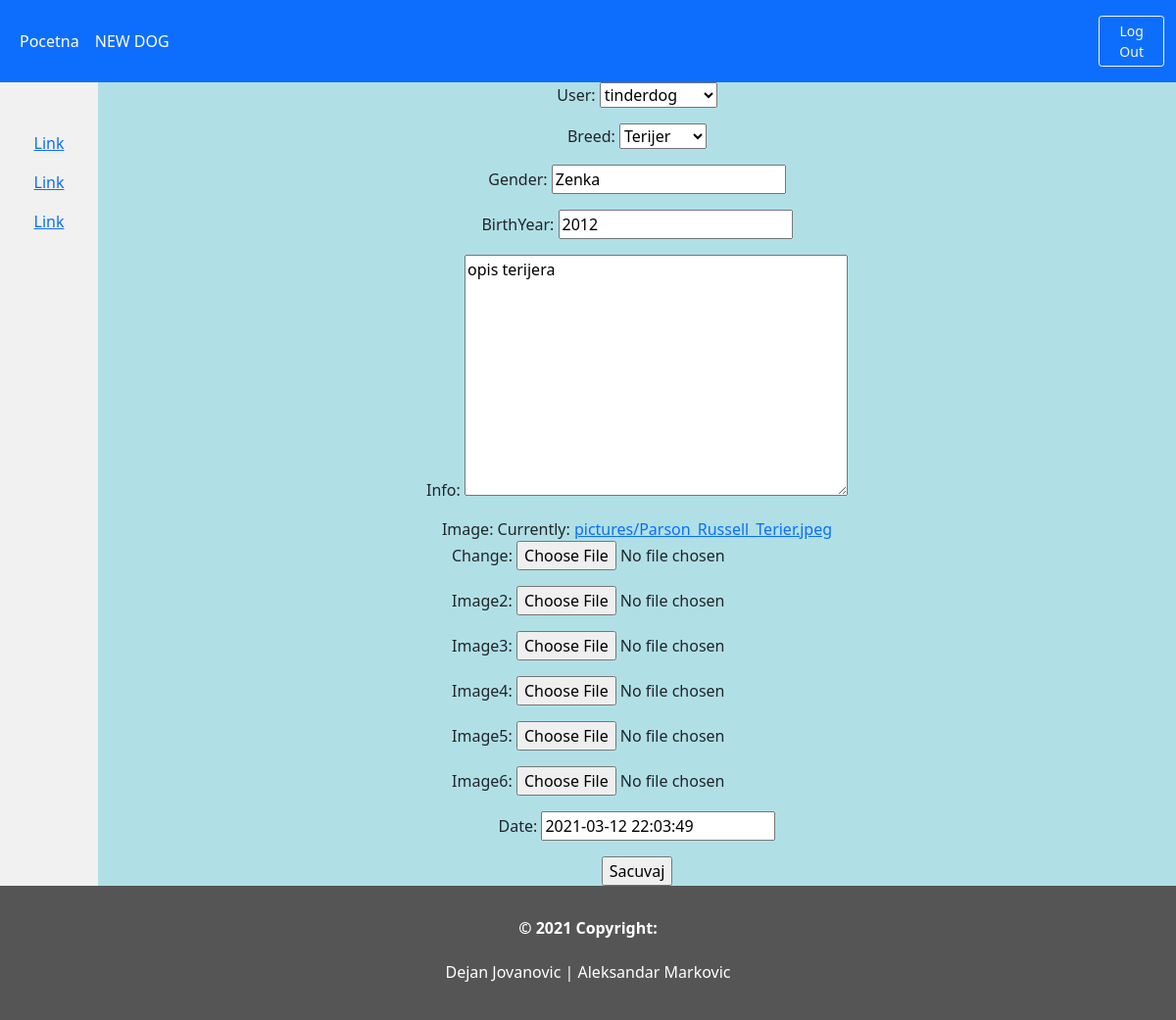
The page /3/edit/ (signed in) on the database its author committed.
### tinder_app/models.py (models this page shows, shortened)
class Dog(models.Model):
	user = models.ForeignKey(User, on_delete=models.CASCADE)
	breed = models.ForeignKey('DogBreed', on_delete=models.CASCADE)
	gender = models.CharField(max_length=10)
	birthYear = models.CharField(max_length=15)
	info = models.TextField(max_length=1000)
	image = ResizedImageField(size=[320,240], quality=100, upload_to='pictures', null=True, blank=False)
	image2 = ResizedImageField(size=[320,240], quality=100, upload_to='pictures', null=True, blank=True)
	image3 = ResizedImageField(size=[320,240], quality=100, upload_to='pictures', null=True, blank=True)
	image4 = ResizedImageField(size=[320,240], quality=100, upload_to='pictures', null=True, blank=True)
	image5 = ResizedImageField(size=[320,240], quality=100, upload_to='pictures', null=True, blank=True)
	image6 = ResizedImageField(size=[320,240], quality=100, upload_to='pictures', null=True, blank=True)
	date = models.DateTimeField(default=datetime.now, blank=True)
	class Meta:
		ordering = ['-date']

class DogBreed(models.Model):
	breed = models.CharField(max_length=50)
	def __str__(self):
		return self.breed

### tinder_app/views.py (the view)
# urls.py: path('<pk>/edit/', views.edit, name='edit'),
def edit(request, pk):
	dogs = Dog.objects.get(pk=pk)
	form = DogForm(instance=dogs)
	if request.method == 'POST':
		form = DogForm(request.POST, instance=dogs)
		if form.is_valid():
			form.save()
			return redirect('home')
	context = {'dogs':dogs, 'form':form}
	return render(request, 'tinder_app/edit.html', context)

### tinder_app/forms.py
class DogForm(forms.ModelForm):
	class Meta:
		model = Dog
		fields = '__all__'

### tinder_app/templates/tinder_app/edit.html (shortened to what this page needs)
{% extends 'tinder_app/base.html' %}
{% block content %}
{% if user.is_authenticated %}
<form class="form-group" method="POST" enctype="multipart/form-data">
	{{ form.as_p }}
		<input type="submit" value="Sacuvaj">
</form>
{% endif %}
{% endblock %}

### rows shown on the page
Dog: user "tinderdog", gender "Zenka", birthYear "2012", info "opis terijera", date "2021-03-12 22:03:49"
DogBreed: breed "Terijer"
